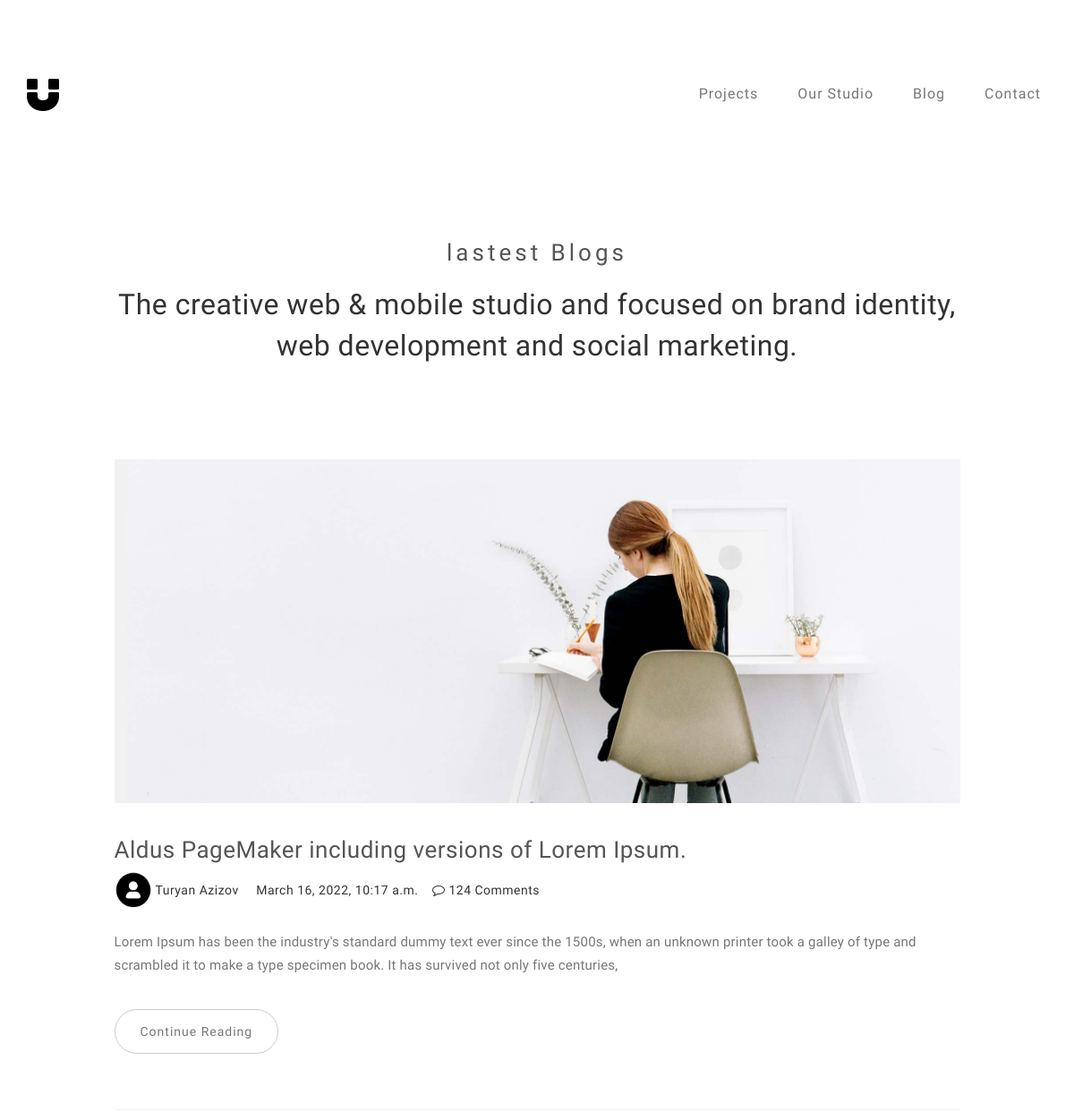
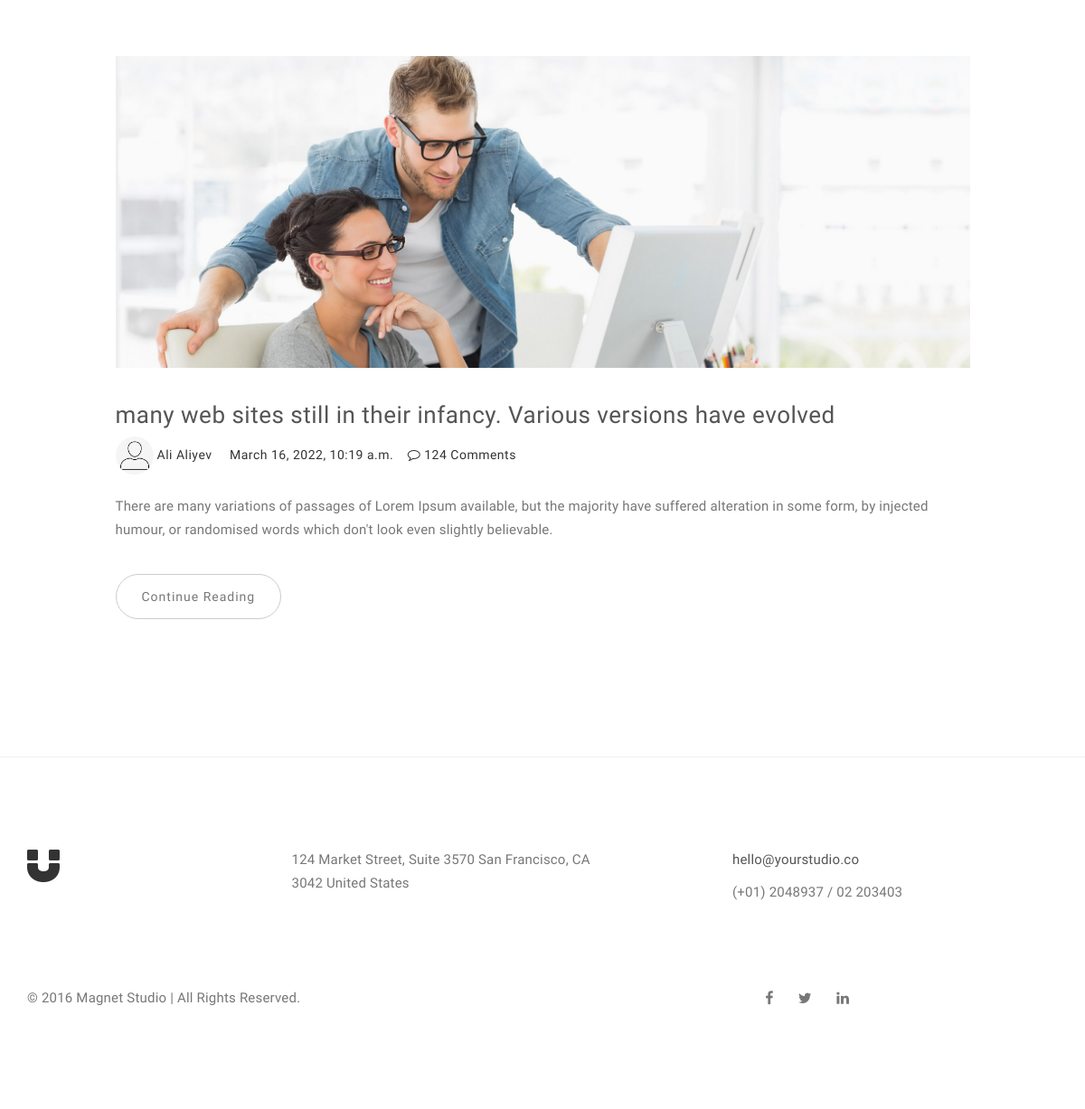
The page /blog/ on the database as committed earlier (2 pictures, top to bottom).
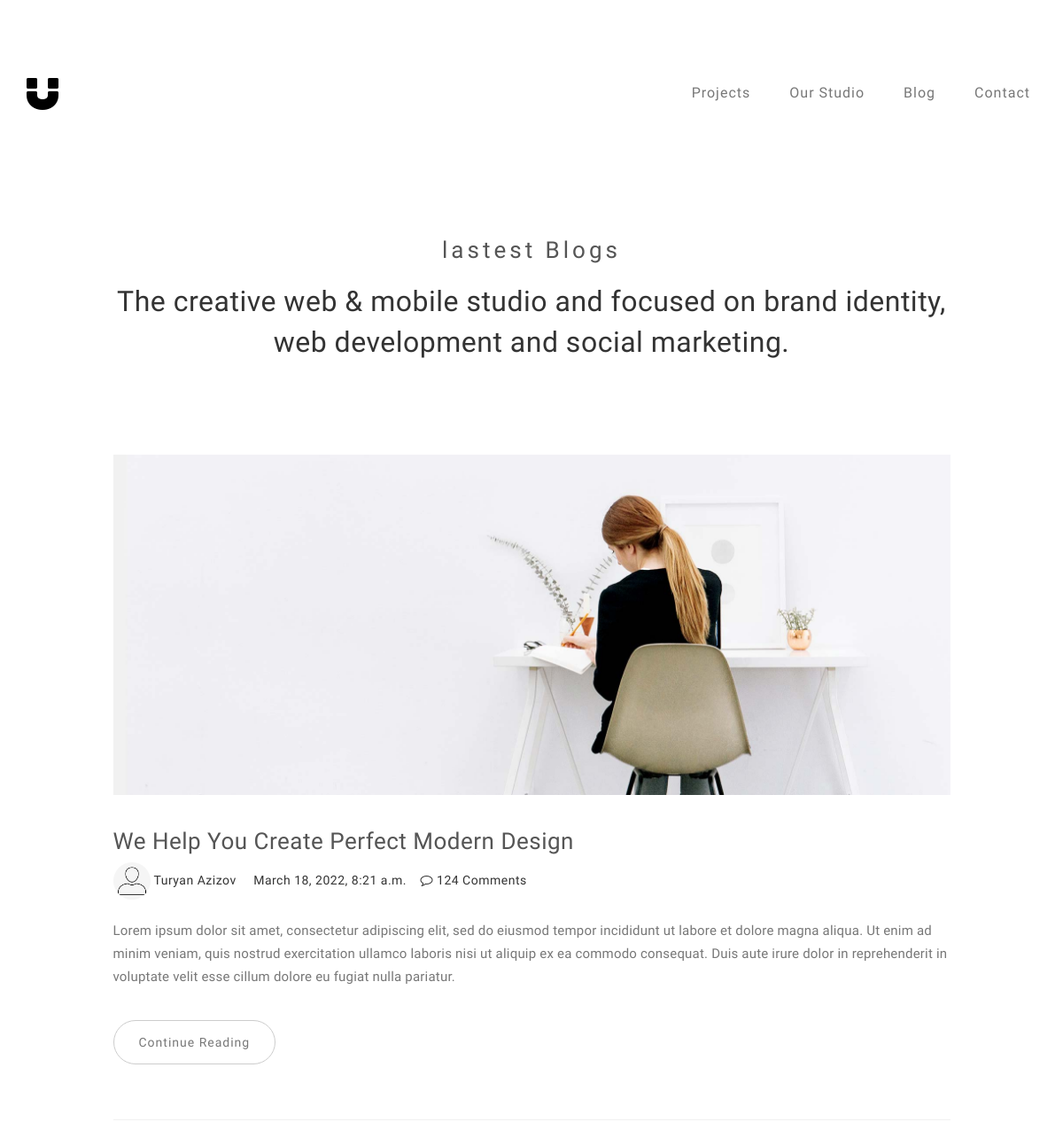
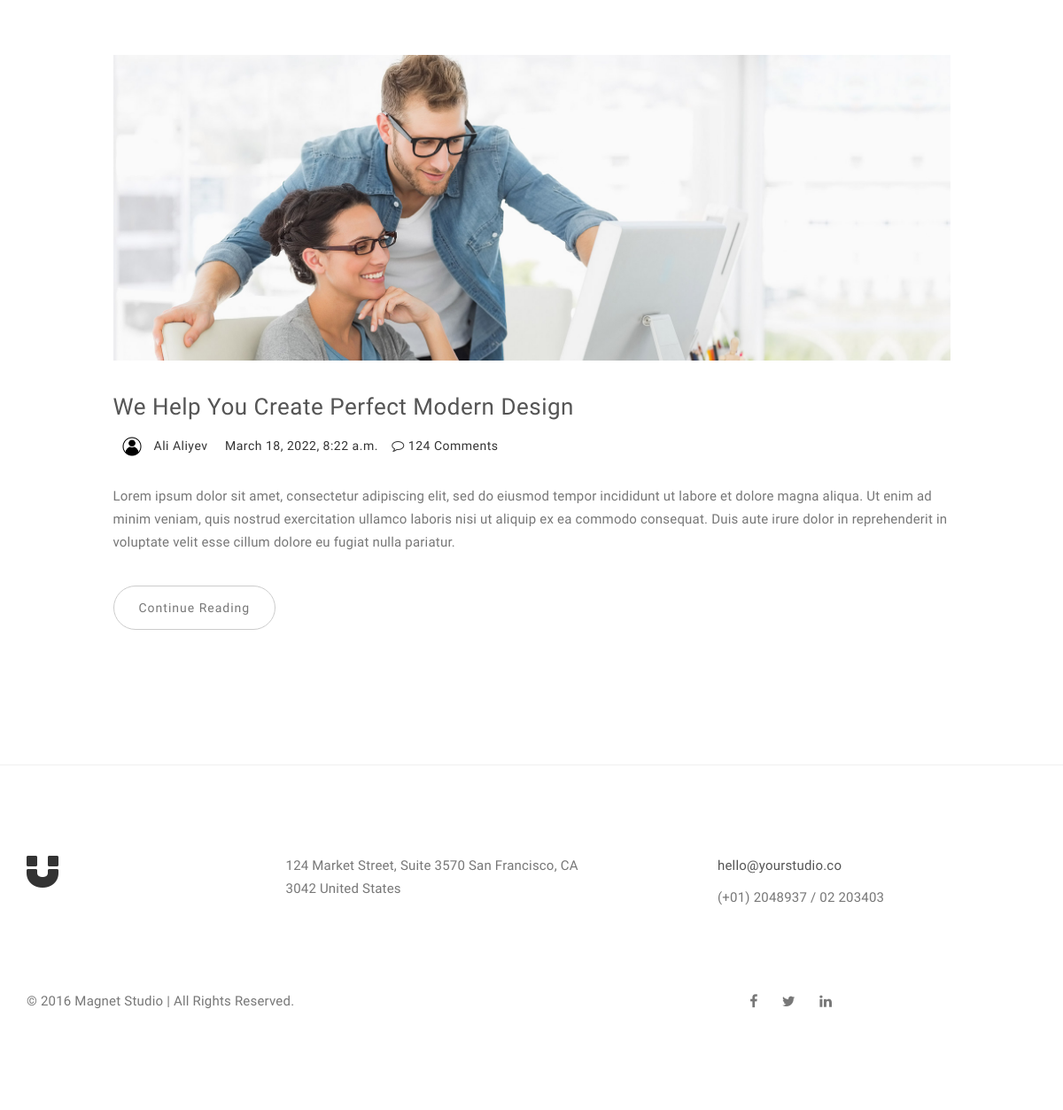
The same page on the database as committed later (2 pictures, top to bottom).
### blog/models.py (models this page shows, shortened)
class Blog(models.Model):
    image = models.ImageField(upload_to='blogs/', null=False, blank=False)
    title = models.CharField(max_length=255, null=False, blank=False)
    content = models.TextField(null=False, blank=False)
    creator_name = models.CharField(max_length=100, blank=False, null=False)
    creator_img = models.ImageField(upload_to='creators/', null=False, blank=False)
    date = models.DateTimeField(auto_now_add=True)
    second_title = models.CharField(max_length=255, null=False, blank=False)
    second_content = models.TextField(null=False, blank=False)
    creator_bio = models.TextField(null=False, blank=False)
    creator_job = models.CharField(max_length=105, null=False, blank=False)
    class Meta:
        verbose_name = 'Blog'
        verbose_name_plural = 'Blog'

### blog/views.py (the view)
# urls.py: path('', blog,name='blog'),
def blog(request):
    blogs = Blog.objects.all()
    context = {
        'blogs': blogs,
    }
    return render(request, 'blog/blog.html', context=context)

### templates/Blog/blog.html (shortened to what this page needs)
{% extends 'base/base.html' %}
{% load static %}
{% block content %}
<section id="blog">
     <div class="container">
          <div class="row">
               <div class="col-md-offset-1 col-md-10 col-sm-12">
                    <div class="section-title">
                         <h3>lastest Blogs</h3>
                         <h2>The creative web & mobile studio and focused on brand identity, web development and social marketing.</h2>
                    </div>
                    {% for blog in blogs %}
                    <div class="blog-post-thumb">
                         <div class="blog-post-image">
                              <a href="{% url 'blog:single-post' blog.creator_name %}">
                                   <img src="{{blog.image.url}}" class="img-responsive" alt="Blog Image">
                              </a>
                         </div>
                         <div class="blog-post-title">
                              <h3><a href="{% url 'blog:single-post' blog.creator_name %}">{{blog.title}}</a></h3>
                         </div>
                         <div class="blog-post-format">
                              <span><a href="#"><img src="{{blog.creator_img.url}}" class="img-responsive img-circle">{{blog.creator_name}}</a></span>
                              <span> {{blog.date}}</span>
                              <span><a href="#"><i class="fa fa-comment-o"></i> 124 Comments</a></span>
                         </div>
                         <div class="blog-post-des">
                              <p>{{blog.content}}</p>
                              <a href="{% url 'blog:single-post' blog.creator_name %}" class="btn btn-default">Continue Reading</a>
                         </div>
                    </div>
                    {% endfor %}
               </div>
          </div>
     </div>
</section>
{% endblock %}

Rows that differ between the two databases and show on the page:
removed Blog: image (picture), title "Aldus PageMaker including versions of Lorem Ipsum.", creator_img (picture), creator_name "Turyan Azizov", date "March 16, 2022, 10:17 a.m.", content "Lorem Ipsum has been the industry's standard dummy text ever since the 1500s, when an unknown printer took a galley of type and scrambled it to make a type specimen book. It has survived not only five centuries,"
removed Blog: image (picture), title "many web sites still in their infancy. Various versions have evolved", creator_img (picture), creator_name "Ali Aliyev", date "March 16, 2022, 10:19 a.m.", content "There are many variations of passages of Lorem Ipsum available, but the majority have suffered alteration in some form, by injected humour, or randomised words which don't look even slightly believable."
added Blog: image (picture), title "We Help You Create Perfect Modern Design", creator_img (picture), creator_name "Turyan Azizov", date "March 18, 2022, 8:21 a.m.", content "Lorem ipsum dolor sit amet, consectetur adipiscing elit, sed do eiusmod tempor incididunt ut labore et dolore magna aliqua. Ut enim ad minim veniam, quis nostrud exercitation ullamco laboris nisi ut aliquip ex ea commodo consequat. Duis aute irure dolor in reprehenderit in voluptate velit esse cillum dolore eu fugiat nulla pariatur."
added Blog: image (picture), title "We Help You Create Perfect Modern Design", creator_img (picture), creator_name "Ali Aliyev", date "March 18, 2022, 8:22 a.m.", content "Lorem ipsum dolor sit amet, consectetur adipiscing elit, sed do eiusmod tempor incididunt ut labore et dolore magna aliqua. Ut enim ad minim veniam, quis nostrud exercitation ullamco laboris nisi ut aliquip ex ea commodo consequat. Duis aute irure dolor in reprehenderit in voluptate velit esse cillum dolore eu fugiat nulla pariatur."
